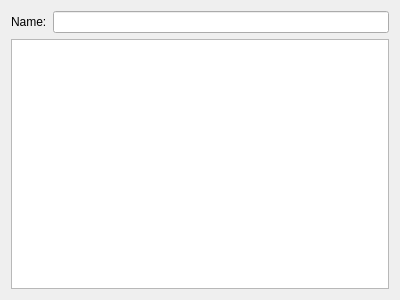
<?xml version="1.0" encoding="UTF-8"?>
<ui version="4.0">
 <class>QueryStudentForm</class>
 <widget class="QWidget" name="QueryStudentForm">
  <property name="geometry">
   <rect>
    <x>0</x>
    <y>0</y>
    <width>400</width>
    <height>300</height>
   </rect>
  </property>
  <property name="windowTitle">
   <string>Form</string>
  </property>
  <layout class="QGridLayout" name="gridLayout">
   <item row="0" column="0">
    <widget class="QLabel" name="label">
     <property name="text">
      <string>Name:</string>
     </property>
    </widget>
   </item>
   <item row="0" column="1">
    <widget class="QLineEdit" name="txtName"/>
   </item>
   <item row="1" column="0" colspan="2">
    <widget class="QListView" name="listResult"/>
   </item>
  </layout>
 </widget>
 <resources/>
 <connections/>
</ui>
